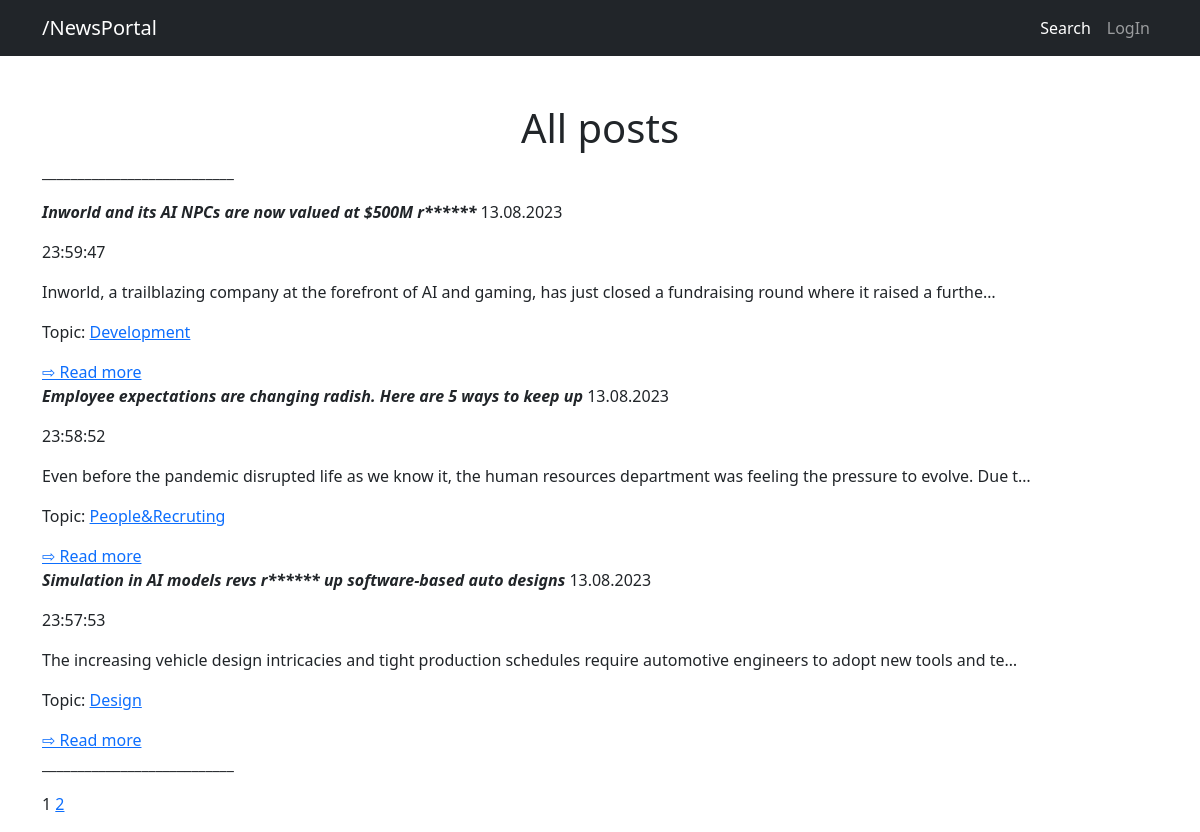
The app's page /news/posts/, older data.
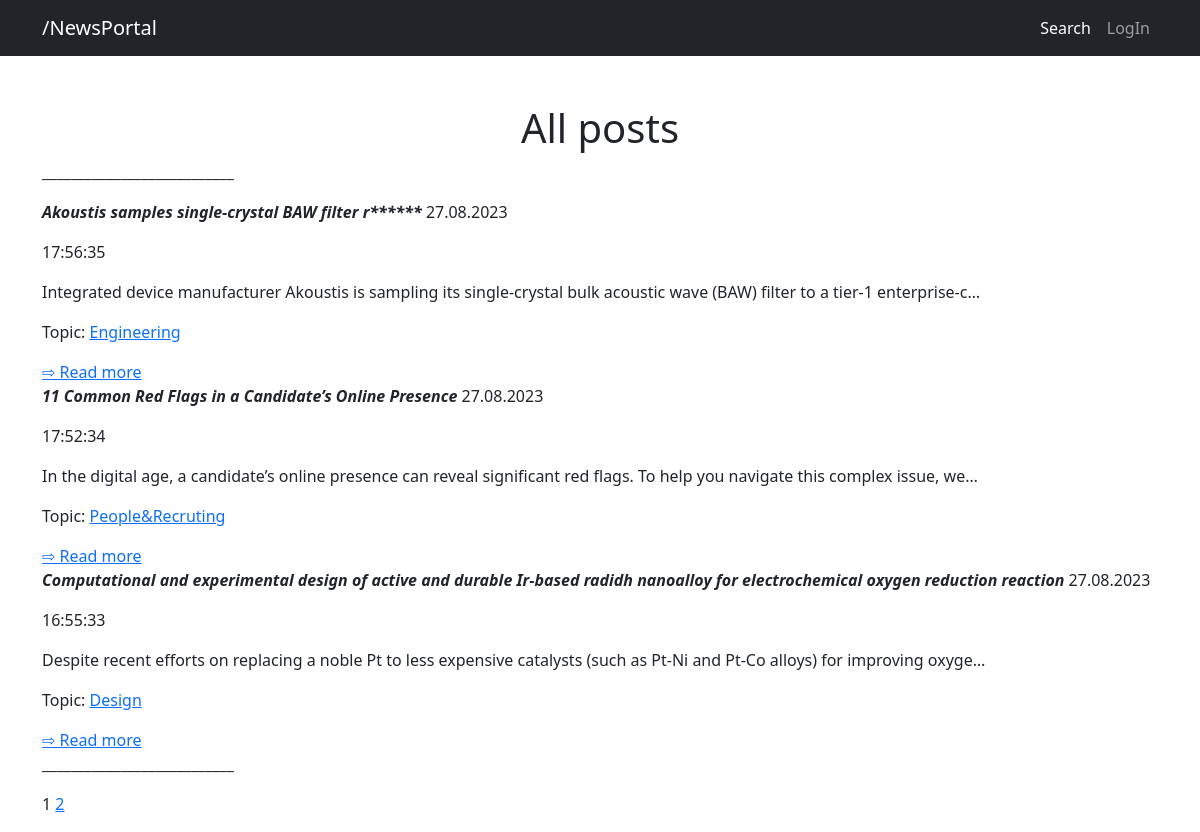
The same page, newer data.
### news/models.py (models this page shows, shortened)
class Post(models.Model):
    authorPost = models.ForeignKey(Author, on_delete=models.CASCADE)
    ARTICLE='AT'
    NEWS='NW'
    CATEGORY_CHOICES = (
        (NEWS,'Новость'),
        (ARTICLE,'Статья')
    )
    categoryType = models.CharField(max_length=2, choices=CATEGORY_CHOICES, default=NEWS)
    dateCreation = models.DateTimeField(auto_now_add=True)
    postTopic = models.ForeignKey(Topics, on_delete=models.CASCADE, null=True)
    title = models.CharField(max_length=255)
    text = models.TextField()
    ratingPost = models. IntegerField(default=0)
    slug = models.SlugField(max_length=128, unique=True, db_index=True, verbose_name="ID")
    def get_absolute_url(self):
        return reverse('detail', kwargs={'slug': self.slug})

class Topics(models.Model):
    name = models.CharField(max_length=128, unique=True)
    subs = models.ManyToManyField(User, related_name='subscriptions')

### news/views.py (the view)
# urls.py: path('posts/', PostList.as_view(), name='Default'),
class PostList(ListView):
    model = Post
    context_object_name = 'Posts'
    queryset = Post.objects.order_by('-dateCreation')
    template_name = 'default.html'
    paginate_by = 3

### news/templatetags/filter.py (called while the page is built)
@register.filter()
def censor(value):
    for i in value.split():
        if i == 'radish':
            value = value.replace(i[1:6], "*" * len(i))
    return value

### news/templates/default.html (shortened to what this page needs)
<!DOCTYPE html>
<html lang="en">
    <head>
        {%  load static %}
        {%  load filter %}
        <link href="{% static 'css/styles.css' %}" rel="stylesheet" />
    </head>
    <body>
        <nav class="navbar navbar-expand-lg navbar-dark bg-dark">
            <div class="container">
                <a class="navbar-brand" href="{% url 'Default' %}">/NewsPortal</a>
                <div class="collapse navbar-collapse" id="navbarSupportedContent">
                    <ul class="navbar-nav ms-auto mb-2 mb-lg-0">
                        <li class="nav-item"><a class="nav-link active" aria-current="page" href="{% url 'search_all_posts' %}">Search</a></li>
                        <li class="nav-item"><a class="nav-link" href='#'>LogIn</a></li>
                    </ul>
                </div>
            </div>
        </nav>
        <div class="container">
            <div>
                {% if Posts %}
                <div class="text-center mt-5">
                <h1>All posts</h1>
                </div>
                <p>___________________________</p>
                {% for n in Posts %}
                <p><i><b>{{ n.title|censor }}</b></i> {{ n.dateCreation|date:"d.m.Y" }}</p>
                <p>{{ n.dateCreation|date:"H:i:s" }}</p>
                <p>{{ n.text|truncatechars:128|censor }}</p>
                <p>Topic: <a href="{% url 'topics' n.postTopic.id %}">{{ n.postTopic.name }}</a></p>
                <a href="{{ n.get_absolute_url }}">⇨ Read more</a>
                {% endfor %}
                    <p>___________________________</p>
                    <p>{% include 'pagination.html' %}</p>
                {% endif %}
            </div>
        </div>
    </body>
</html>

Row changes from the older to the newer data that the page shows:
removed Post: title|censor "Inworld and its AI NPCs are now valued at $500M r******", dateCreation "13.08.2023", dateCreation "23:59:47", text|censor "Inworld, a trailblazing company at the forefront of AI and gaming, has just closed a fundraising round where it raised a furthe…", postTopic.name "Development"
no longer on this page (row edited): Post: title|censor "Employee expectations are changing radish. Here are 5 ways to keep up", dateCreation "13.08.2023", dateCreation "23:58:52", text|censor "Even before the pandemic disrupted life as we know it, the human resources department was feeling the pressure to evolve. Due t…", postTopic.name "People&Recruting"
no longer on this page (row edited): Post: title|censor "Simulation in AI models revs r****** up software-based auto designs", dateCreation "13.08.2023", dateCreation "23:57:53", text|censor "The increasing vehicle design intricacies and tight production schedules require automotive engineers to adopt new tools and te…", postTopic.name "Design"
added Post: title|censor "Akoustis samples single-crystal BAW filter r******", dateCreation "27.08.2023", dateCreation "17:56:35", text|censor "Integrated device manufacturer Akoustis is sampling its single-crystal bulk acoustic wave (BAW) filter to a tier-1 enterprise-c…", postTopic.name "Engineering"
added Post: title|censor "11 Common Red Flags in a Candidate’s Online Presence", dateCreation "27.08.2023", dateCreation "17:52:34", text|censor "In the digital age, a candidate’s online presence can reveal significant red flags. To help you navigate this complex issue, we…", postTopic.name "People&Recruting"
added Post: title|censor "Computational and experimental design of active and durable Ir-based radidh nanoalloy for electrochemical oxygen reduction reaction", dateCreation "27.08.2023", dateCreation "16:55:33", text|censor "Despite recent efforts on replacing a noble Pt to less expensive catalysts (such as Pt-Ni and Pt-Co alloys) for improving oxyge…", postTopic.name "Design"
